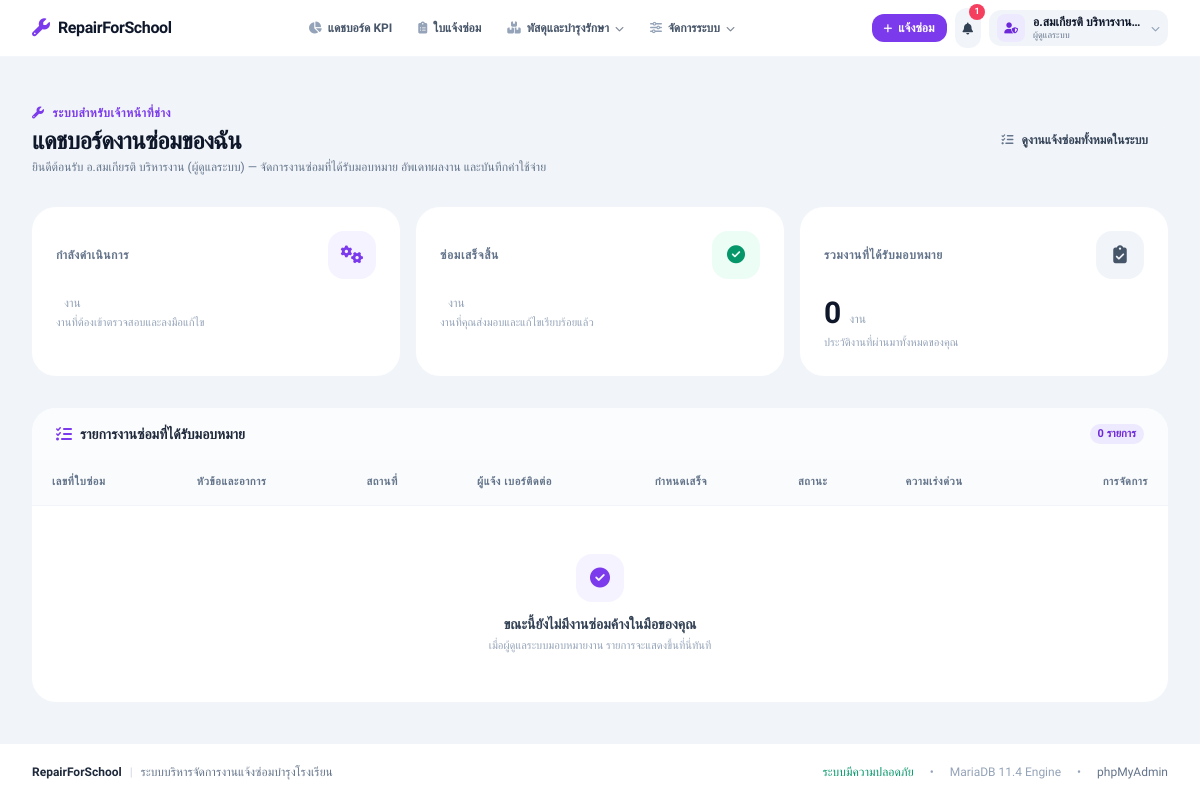
The page /pages/technician/dashboard.php (signed in) on the database as committed earlier.
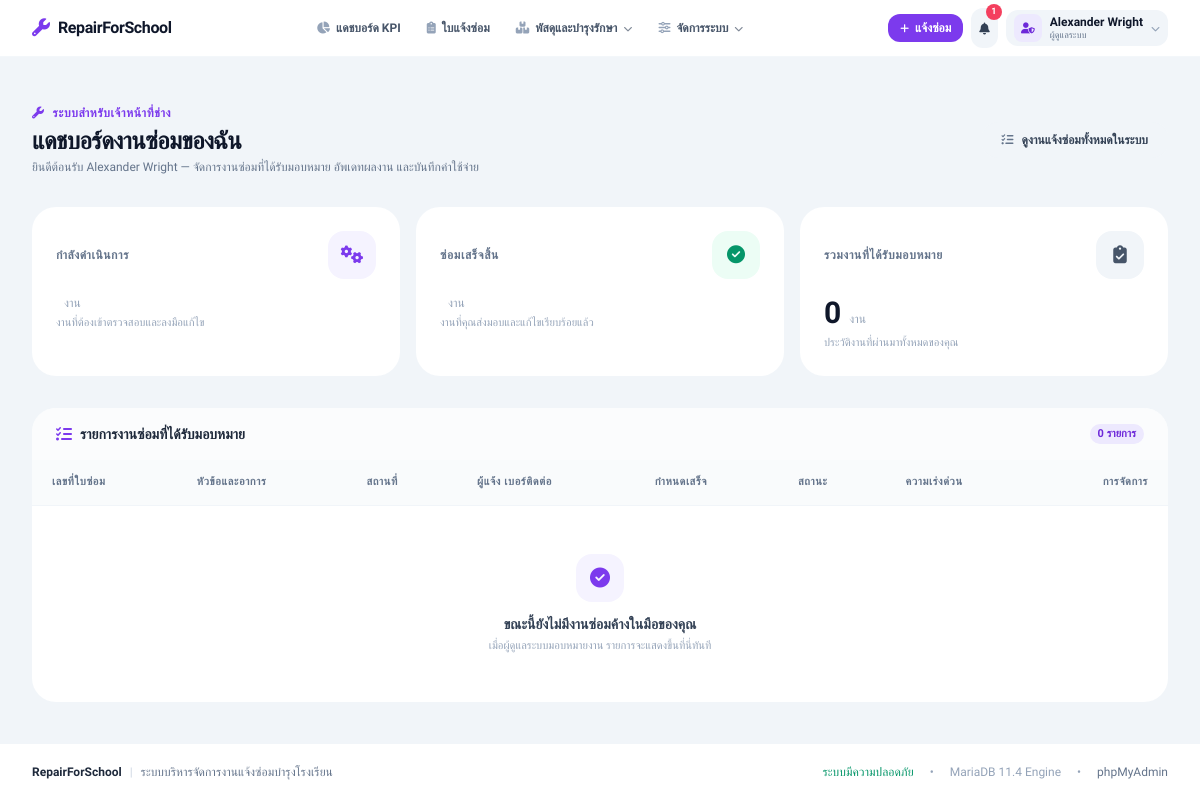
The same page on the database as committed later.
### tables this page shows
CREATE TABLE `users` (
  `id`            INT UNSIGNED NOT NULL AUTO_INCREMENT,
  `username`      VARCHAR(50)  NOT NULL UNIQUE,
  `email`         VARCHAR(100) NOT NULL UNIQUE,
  `password_hash` VARCHAR(255) NOT NULL,
  `full_name`     VARCHAR(100) NOT NULL,
  `role`          ENUM('admin', 'teacher', 'technician') NOT NULL DEFAULT 'teacher',
  `department`    VARCHAR(100) DEFAULT NULL COMMENT 'กลุ่มสาระฯ / ฝ่ายงาน',
  `phone`         VARCHAR(20)  DEFAULT NULL,
  `is_active`     TINYINT(1)   NOT NULL DEFAULT 1,
  `created_at`    TIMESTAMP    NOT NULL DEFAULT CURRENT_TIMESTAMP,
  `updated_at`    TIMESTAMP    NOT NULL DEFAULT CURRENT_TIMESTAMP ON UPDATE CURRENT_TIMESTAMP,
  PRIMARY KEY (`id`),
  INDEX `idx_role` (`role`),
  INDEX `idx_is_active` (`is_active`)
);

### src/Core/Session.php (called while the page is built, shortened)
<?php
class Session
{
    public static function get(string $key, mixed $default = null): mixed
    {
        return $_SESSION[$key] ?? $default;
    }
    public static function has(string $key): bool
    {
        return isset($_SESSION[$key]);
    }
}

### src/Core/Auth.php (called while the page is built, shortened)
<?php
class Auth
{
    private static ?User $cachedUser = null;
    public static function check(): bool
    {
        return Session::has(self::SESSION_KEY);
    }
    public static function user(): ?User
    {
        if (self::$cachedUser === null) {
            $userId = (int)Session::get(self::SESSION_KEY);
            self::$cachedUser = User::find($userId);
        }
        return self::$cachedUser;
    }
    public static function id(): ?int
    {
        return self::check() ? (int)Session::get(self::SESSION_KEY) : null;
    }
    public static function role(): ?string
    {
        return self::check() ? (string)Session::get(self::SESSION_ROLE) : null;
    }
    public static function isTeacher(): bool
    {
        return self::role() === 'teacher';
    }
}

### src/Models/Notification.php (called while the page is built, shortened)
<?php
class Notification extends Model
{
    public static function countUnreadByUser(int $userId): int
    {
        $sql = "SELECT COUNT(*) FROM notifications WHERE user_id = :user_id AND is_read = 0";
        $row = Database::fetchOne($sql, ['user_id' => $userId]);
        return (int)($row['COUNT(*)'] ?? 0);
    }
}

### src/Core/Database.php (called while the page is built, shortened)
<?php
class Database
{
    private static ?PDO $instance = null;
    public static function getConnection(): PDO
    {
        if (self::$instance === null) {
            $host = getenv('DB_HOST') ?: '127.0.0.1';
            $port = getenv('DB_PORT') ?: '3306';
            $dbname = getenv('DB_DATABASE') ?: 'repair_system_db';
            $username = getenv('DB_USERNAME') ?: 'root';
            $password = getenv('DB_PASSWORD') !== false ? getenv('DB_PASSWORD') : '';
            $charset = getenv('DB_CHARSET') ?: 'utf8mb4';
            $dsn = "mysql:host={$host};port={$port};dbname={$dbname};charset={$charset}";
            $options = [
                PDO::ATTR_ERRMODE => PDO::ERRMODE_EXCEPTION,
                PDO::ATTR_DEFAULT_FETCH_MODE => PDO::FETCH_ASSOC,
                PDO::ATTR_EMULATE_PREPARES => false,
            ];
            try {
                self::$instance = new PDO($dsn, $username, $password, $options);
                self::$instance->exec("SET NAMES {$charset} COLLATE {$charset}_unicode_ci");
            } catch (PDOException $e) {
                if ($e->getCode() === 1049) {
                    $serverDsn = "mysql:host={$host};port={$port};charset={$charset}";
                    self::$instance = new PDO($serverDsn, $username, $password, $options);
                    self::$instance->exec("SET NAMES {$charset} COLLATE {$charset}_unicode_ci");
                } else {
                    throw new RuntimeException("Database connection error: " . $e->getMessage(), (int)$e->getCode(), $e);
                }
            }
        }
        return self::$instance;
    }
    public static function query(string $sql, array $params = []): \PDOStatement
    {
        $stmt = self::getConnection()->prepare($sql);
        $stmt->execute($params);
        return $stmt;
    }
    public static function fetchOne(string $sql, array $params = []): ?array
    {
        $result = self::query($sql, $params)->fetch();
        return $result ?: null;
    }
    private static function loadEnvironment(): void
    {
        $envPath = __DIR__ . '/../../.env';
        if (!file_exists($envPath)) {
            return;
        }
    }
}

### src/Core/Model.php (called while the page is built, shortened)
<?php
abstract class Model
{
    protected static string $table = '';
    protected static string $primaryKey = 'id';
    protected array $attributes = [];
    public function __construct(array $attributes = [])
    {
        $this->attributes = $attributes;
    }
    public function __get(string $name): mixed
    {
        return $this->attributes[$name] ?? null;
    }
    public function __isset(string $name): bool
    {
        return isset($this->attributes[$name]);
    }
    public static function find(int $id): ?static
    {
        $table = static::$table;
        $pk = static::$primaryKey;
        $sql = "SELECT * FROM `{$table}` WHERE `{$pk}` = :id LIMIT 1";
        $row = Database::fetchOne($sql, ['id' => $id]);
        return $row ? new static($row) : null;
    }
}

### pages/technician/dashboard.php (the view, shortened to what the rows shown need)
<?php
require_once __DIR__ . '/../layout/header.php';
?>
<div class="max-w-7xl mx-auto px-4 sm:px-6 lg:px-8 py-8 space-y-8">
  <div class="flex flex-col md:flex-row md:items-center md:justify-between gap-4">
    <div>
      <div class="flex items-center gap-2 text-xs font-bold text-violet-600 uppercase tracking-wider mb-1">
        <i class="fa-solid fa-wrench" aria-hidden="true"></i>
        <span>ระบบสำหรับเจ้าหน้าที่ช่าง</span>
      </div>
      <h1 class="text-2xl font-black text-slate-900 tracking-tight font-display">แดชบอร์ดงานซ่อมของฉัน</h1>
      <p class="text-xs text-slate-500 mt-0.5">ยินดีต้อนรับ <?= htmlspecialchars($currentUser->full_name) ?> — จัดการงานซ่อมที่ได้รับมอบหมาย อัพเดทผลงาน และบันทึกค่าใช้จ่าย</p>
    </div>
  </div>
  <div class="bg-white rounded-3xl overflow-hidden">
    <div class="px-6 py-4 flex items-center justify-between bg-slate-50/60">
      <div class="flex items-center gap-2">
        <h2 class="text-sm font-black text-slate-800">รายการงานซ่อมที่ได้รับมอบหมาย</h2>
      </div>
    </div>
    <div class="hidden sm:block overflow-x-auto">
      <table class="min-w-full divide-y divide-slate-100">
        <thead class="bg-slate-50/80 text-[11px] font-bold text-slate-500 uppercase tracking-wider text-left">
          <tr>
            <th class="px-5 py-3.5">เลขที่ใบซ่อม</th>
            <th class="px-5 py-3.5">หัวข้อและอาการ</th>
            <th class="px-5 py-3.5">สถานที่</th>
            <th class="px-5 py-3.5">ผู้แจ้ง เบอร์ติดต่อ</th>
            <th class="px-5 py-3.5">กำหนดเสร็จ</th>
            <th class="px-5 py-3.5">สถานะ</th>
            <th class="px-5 py-3.5">ความเร่งด่วน</th>
            <th class="px-5 py-3.5 text-right">การจัดการ</th>
          </tr>
        </thead>
      </table>
    </div>
  </div>
</div>
<?php
require_once __DIR__ . '/../layout/footer.php';
?>

### pages/layout/header.php (shortened to what the rows shown need)
<?php
$currentUser = Auth::user();
$currentRole = Auth::role();
$unreadNotifCount = 0;
if (Auth::check()) {
    $unreadNotifCount = Notification::countUnreadByUser((int)Auth::id());
}
?>
<!doctype html>
<html lang="th" class="h-full">
<head>
  <script src="https://cdn.tailwindcss.com"></script>
  <link rel="stylesheet" href="https://cdnjs.cloudflare.com/ajax/libs/font-awesome/6.5.2/css/all.min.css" />
  <link href="assets/css/app.css" rel="stylesheet">
</head>
<body class="bg-slate-100 text-slate-800 antialiased flex flex-col min-h-[100dvh]">
<header class="sticky top-0 z-40 w-full bg-white text-slate-800 transition-all border-b border-slate-100/80">
  <div class="max-w-[1440px] mx-auto px-4 sm:px-6 lg:px-8">
    <div class="flex items-center justify-between h-14 gap-2">
      <div class="flex items-center gap-2">
        <?php if (Auth::check()): ?>
          <?php if (!Auth::isTeacher()): ?>
            <a href="index.php?page=tickets-create" class="hidden sm:inline-flex items-center gap-1.5 px-3 py-1.5 rounded-xl bg-violet-600 hover:bg-violet-700 text-white text-xs font-bold transition-all active:scale-95 shadow-none">
              <i class="fa-solid fa-plus text-[10px]" aria-hidden="true"></i>
              <span>แจ้งซ่อม</span>
            </a>
          <?php endif; ?>
          <div class="relative" id="notificationMenuWrapper">
            <button
              type="button"
              id="notificationMenuButton"
              onclick="toggleNotificationDropdown()"
              aria-haspopup="true"
              aria-expanded="false"
              aria-label="การแจ้งเตือน"
              class="relative p-2 rounded-xl bg-slate-100 hover:bg-slate-200 text-slate-700 hover:text-slate-900 transition-all focus:outline-none"
            >
              <i class="fa-solid fa-bell text-xs" aria-hidden="true"></i>
              <?php if ($unreadNotifCount > 0): ?>
                <span class="absolute -top-1 -right-1 min-w-[16px] h-[16px] px-1 rounded-full bg-rose-500 text-white text-[9px] font-black flex items-center justify-center tabular-nums">
                  <?= $unreadNotifCount > 9 ? '9+' : $unreadNotifCount ?>
                </span>
              <?php endif; ?>
            </button>
          </div>
          <div class="relative" id="userMenuWrapper">
            <button
              type="button"
              id="userMenuButton"
              onclick="toggleUserDropdown()"
              aria-haspopup="true"
              aria-expanded="false"
              aria-label="เมนูบัญชีผู้ใช้งาน"
              class="flex items-center gap-2 py-1 px-2 rounded-xl bg-slate-100 hover:bg-slate-200 text-left transition-all focus:outline-none"
            >
              <div class="w-7 h-7 rounded-lg bg-violet-100 text-violet-700 flex items-center justify-center text-[11px] font-bold flex-shrink-0">
                <i class="fa-solid <?= match ($currentRole) {
                  'admin' => 'fa-user-shield',
                  'technician' => 'fa-user-gear',
                  'teacher' => 'fa-user-tie',
                  default => 'fa-user'
                } ?>" aria-hidden="true"></i>
              </div>
              <div class="hidden sm:block">
                <div class="text-xs font-bold text-slate-900 leading-tight max-w-[110px] xl:max-w-[140px] truncate"><?= htmlspecialchars($currentUser->full_name ?? '') ?></div>
                <div class="text-[9px] text-slate-500 font-medium leading-tight">
                  <?= match ($currentRole) {
                    'admin' => 'ผู้ดูแลระบบ',
                    'technician' => 'ช่างเทคนิค',
                    'teacher' => 'ครูและบุคลากร',
                    default => 'ผู้ใช้งาน'
                  } ?>
                </div>
              </div>
              <i class="fa-solid fa-chevron-down text-[9px] text-slate-400" aria-hidden="true"></i>
            </button>
          </div>
        <?php endif; ?>
      </div>
    </div>
  </div>
</header>
<main id="main-content" class="flex-grow">

Rows that differ between the two databases and show on the page:
changed users: full_name "อ.สมเกียรติ บริหารงาน…" → "Alexander Wright"; full_name "อ.สมเกียรติ บริหารงาน (ผู้ดูแลระบบ)" → "Alexander Wright"
